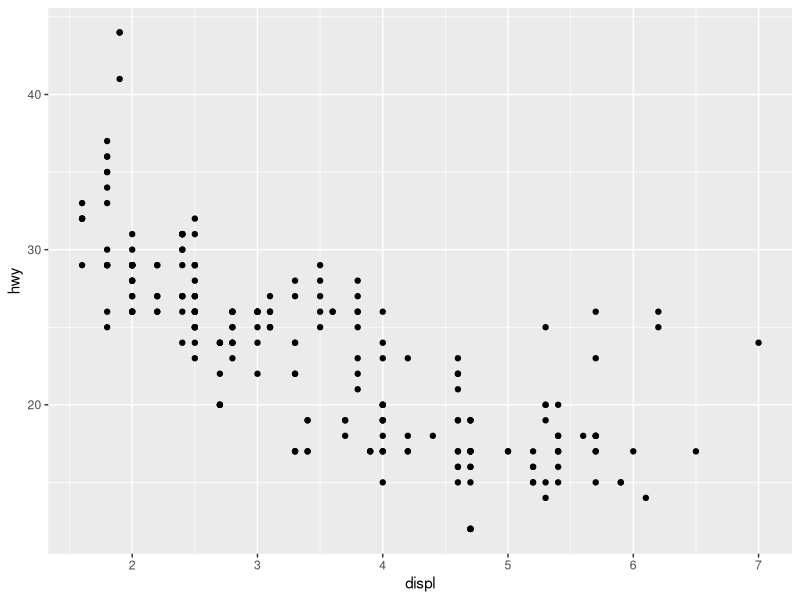
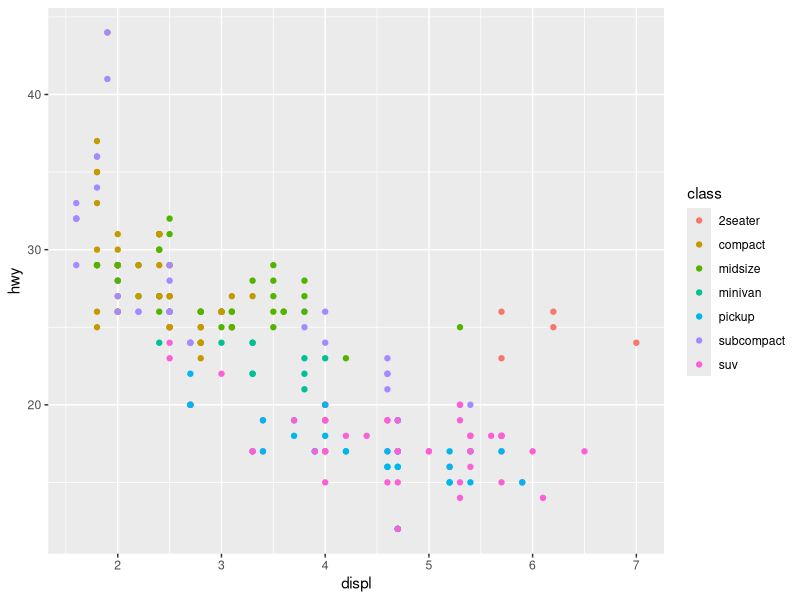
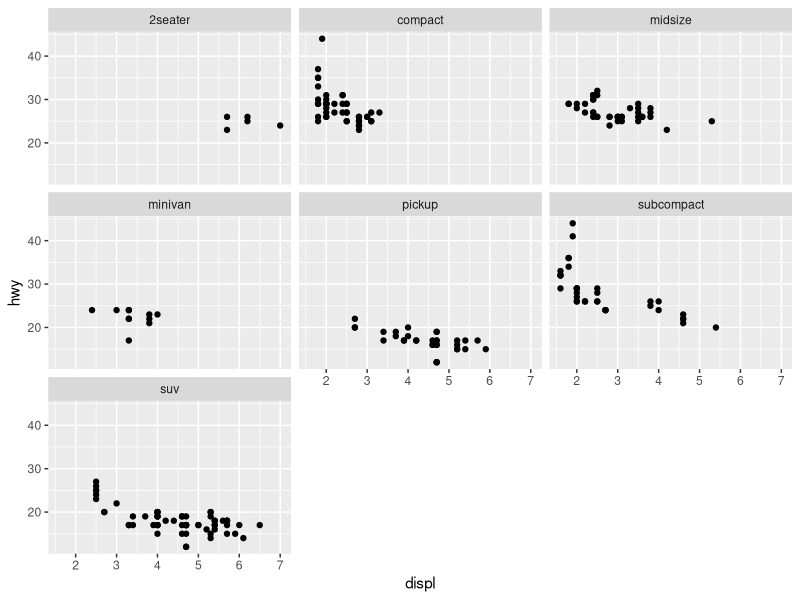
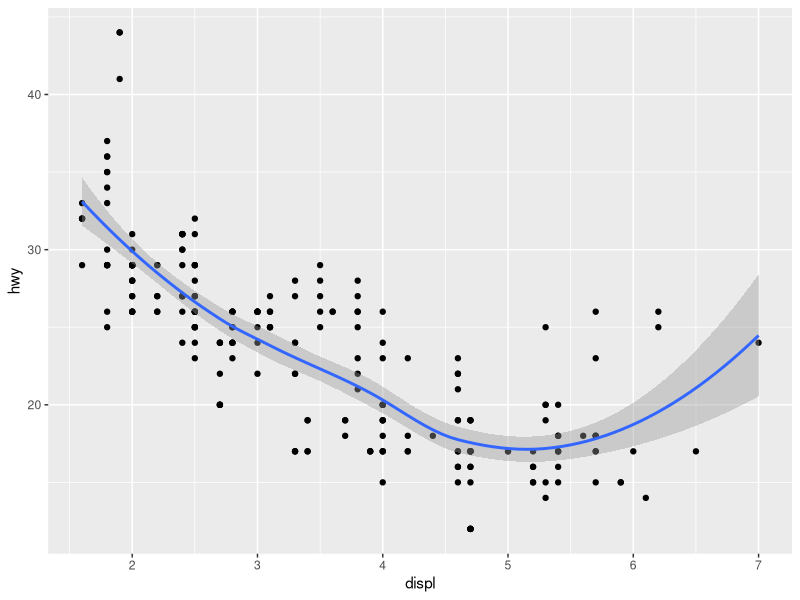
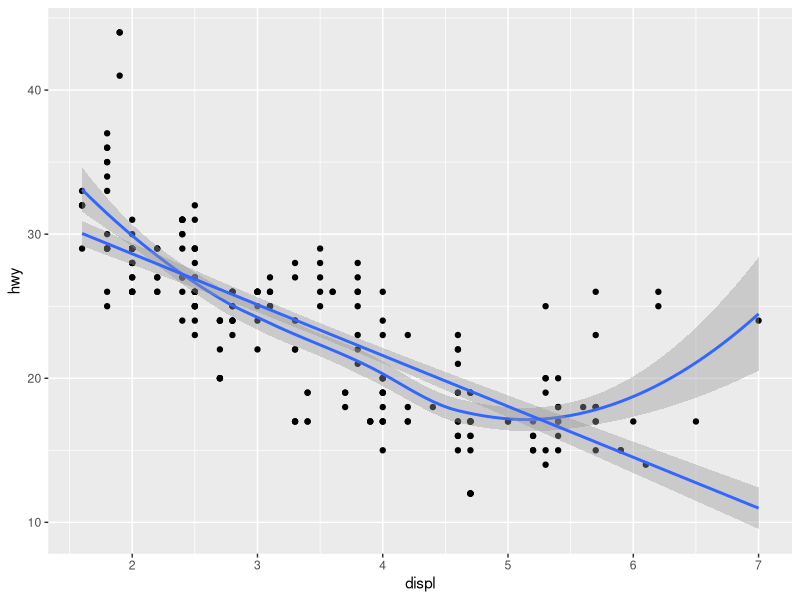
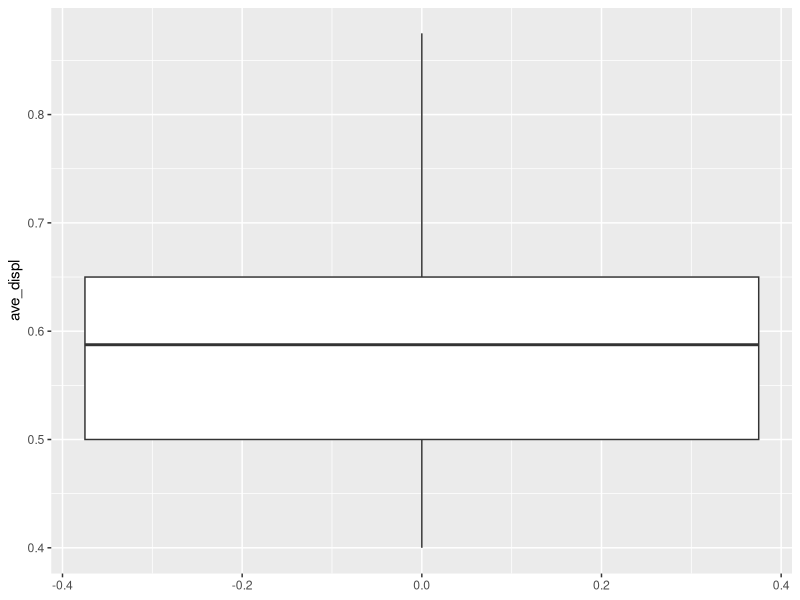

Here is the R script that generated these plots, in order:
## ---- chunk 1
library(tidyverse)

head(mpg)
## ---- chunk 2
ggplot(data = mpg) + geom_point(mapping = aes(x = displ, y = hwy))
## ---- chunk 3
ggplot(data = mpg) + 
  geom_point(mapping = aes(x = displ, y = hwy, color = class))
## ---- chunk 4
ggplot(data = mpg) + 
  geom_point(mapping = aes(x = displ, y = hwy)) + 
  facet_wrap(~ class)
## ---- chunk 5
ggplot(data = mpg) + 
  geom_point(mapping = aes(x = displ, y = hwy)) + 
  geom_smooth(mapping = aes(x = displ, y = hwy))
## ---- chunk 6
ggplot(mpg , aes(x = displ, y = hwy)) + 
  geom_point() + 
  geom_smooth(method = "loess") +
  geom_smooth(method = "lm")
## ---- chunk 7
mpg %>% 
  filter(displ >= 5, hwy < 20)
## ---- chunk 8
mpg %>% 
  filter(displ >= 5, hwy < 20) %>%
  arrange(desc(year), hwy)
## ---- chunk 9
mpg %>% 
  filter(displ >= 5, hwy < 20) %>%
  arrange(desc(year), hwy) %>%
  select(model)
## ---- chunk 10
mpg %>% 
  mutate(ave_displ = displ / cyl)  %>% 
  select(ave_displ)

mpg %>% 
  mutate(ave_displ = displ / cyl)  %>% 
  select(ave_displ) %>% 
  ggplot() +
  geom_boxplot(aes(y = ave_displ))
## ---- chunk 11
mpg %>% 
  group_by(class) %>% 
  summarise(
    disp_mean = mean(displ), 
    hwy_mean = mean(hwy)
    )
